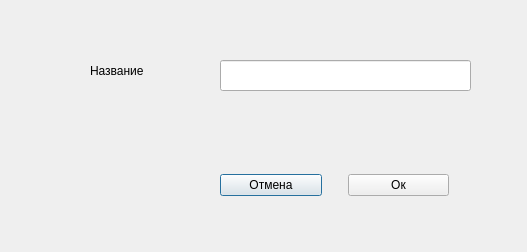
<?xml version="1.0" encoding="UTF-8"?>
<ui version="4.0">
 <class>Dialog</class>
 <widget class="QDialog" name="Dialog">
  <property name="geometry">
   <rect>
    <x>0</x>
    <y>0</y>
    <width>527</width>
    <height>252</height>
   </rect>
  </property>
  <property name="windowTitle">
   <string>Dialog</string>
  </property>
  <widget class="QLineEdit" name="lineEdit">
   <property name="geometry">
    <rect>
     <x>220</x>
     <y>60</y>
     <width>251</width>
     <height>31</height>
    </rect>
   </property>
  </widget>
  <widget class="QLabel" name="label">
   <property name="geometry">
    <rect>
     <x>90</x>
     <y>60</y>
     <width>101</width>
     <height>21</height>
    </rect>
   </property>
   <property name="text">
    <string>Название</string>
   </property>
  </widget>
  <widget class="QWidget" name="horizontalLayoutWidget">
   <property name="geometry">
    <rect>
     <x>220</x>
     <y>160</y>
     <width>229</width>
     <height>51</height>
    </rect>
   </property>
   <layout class="QHBoxLayout" name="horizontalLayout">
    <item>
     <widget class="QPushButton" name="pushButton">
      <property name="text">
       <string>Отмена</string>
      </property>
     </widget>
    </item>
    <item>
     <spacer name="verticalSpacer">
      <property name="orientation">
       <enum>Qt::Vertical</enum>
      </property>
      <property name="sizeHint" stdset="0">
       <size>
        <width>20</width>
        <height>40</height>
       </size>
      </property>
     </spacer>
    </item>
    <item>
     <widget class="QPushButton" name="pushButton_2">
      <property name="text">
       <string>Ок</string>
      </property>
     </widget>
    </item>
   </layout>
  </widget>
  <widget class="QLabel" name="label_2">
   <property name="geometry">
    <rect>
     <x>120</x>
     <y>120</y>
     <width>341</width>
     <height>21</height>
    </rect>
   </property>
   <property name="font">
    <font>
     <pointsize>12</pointsize>
    </font>
   </property>
   <property name="text">
    <string/>
   </property>
  </widget>
 </widget>
 <resources/>
 <connections/>
</ui>
